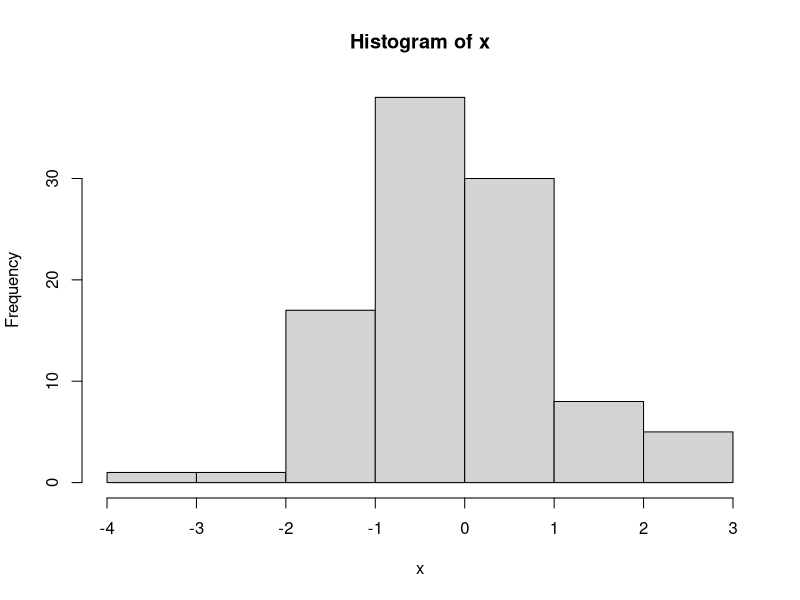

Recreate this plot in R.
## ---- chunk 1
knitr::opts_chunk$set(echo = TRUE)
## ---- chunk 2
knitr::include_url("https://drive.google.com/file/d/0BxPcGlt5CwbtVmU4VlNMdkw5WFk/preview")
## ---- chunk 3
(x = 8)
## ---- chunk 4
(y = 2 * x + 5)
## ---- chunk 5
(x = 4)
## ---- chunk 6
x = rnorm(100)
(mean = mean (x))
(median = median(x))
(variance = var(x))
if(mean == 0){
  print("The mean is equal to the theoretical value")
} else{
  print("The mean is not equal to the theoretical value")
}
if(median == 0){
  print("The median is equal to the theoretical value")
} else{
  print("The median is not equal to the theoretical value")
}
if(variance == 1){
  print("The variance is equal to the theoretical value")
} else{
  print("The variance is not equal to the theoretical value")
}
## ---- chunk 7
hist(x)
